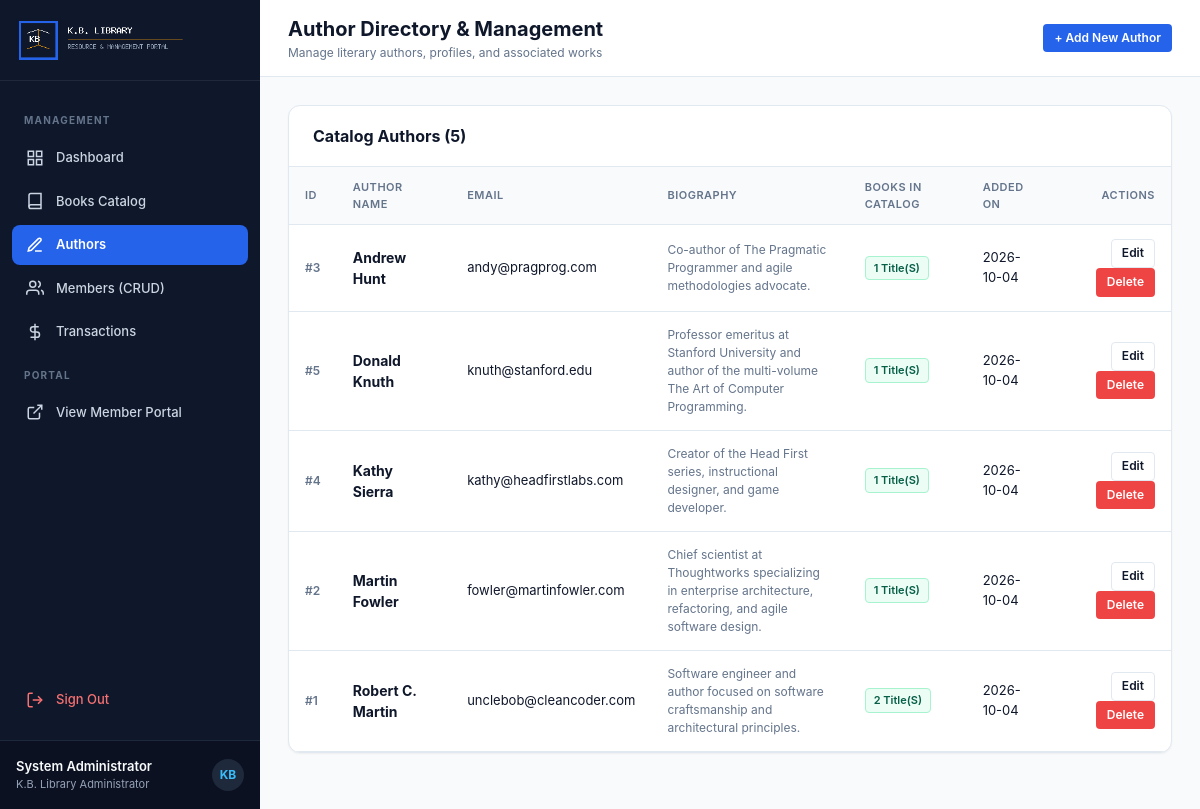
The page /admin_authors.php (signed in) on the database its author committed.
### tables this page shows
CREATE TABLE authors (
    id INT AUTO_INCREMENT PRIMARY KEY,
    name VARCHAR(150) NOT NULL,
    email VARCHAR(150) NULL,
    biography TEXT NULL,
    created_at TIMESTAMP DEFAULT CURRENT_TIMESTAMP
);

### admin_authors.php (the view, shortened to what this page needs)
<?php
require_once __DIR__ . '/db.php';
$action = $_GET['action'] ?? 'list';
$authors_stmt = $pdo->query("
    SELECT a.*, COUNT(b.id) AS book_count
    FROM authors a
    LEFT JOIN books b ON a.id = b.author_id
    GROUP BY a.id
    ORDER BY a.name ASC
");
$authors = $authors_stmt->fetchAll();
?>
<!DOCTYPE html>
<html lang="en">
<head>
    <link rel="stylesheet" href="css/style.css">
</head>
<body>
    <div class="app-layout">
        <?php include __DIR__ . '/admin_sidebar.php'; ?>
        <main class="main-content">
            <header class="topbar">
                <div class="topbar-title-section">
                    <h1>Author Directory &amp; Management</h1>
                    <p>Manage literary authors, profiles, and associated works</p>
                </div>
                <div class="topbar-actions">
                    <?php if ($action !== 'create' && $action !== 'edit'): ?>
                        <a href="admin_authors.php?action=create" class="btn btn-primary btn-sm">+ Add New Author</a>
                    <?php else: ?>
                        <a href="admin_authors.php" class="btn btn-secondary btn-sm">&larr; Back to Authors</a>
                    <?php endif; ?>
                </div>
            </header>
            <div class="content-body">
                <div class="panel-card">
                    <div class="panel-header">
                        <h2 class="panel-title">Catalog Authors (<?php echo count($authors); ?>)</h2>
                    </div>
                    <div class="table-responsive">
                        <table class="table">
                            <thead>
                                <tr>
                                    <th>ID</th>
                                    <th>Author Name</th>
                                    <th>Email</th>
                                    <th>Biography</th>
                                    <th>Books in Catalog</th>
                                    <th>Added On</th>
                                    <th style="text-align: right;">Actions</th>
                                </tr>
                            </thead>
                            <tbody>
                                <?php if (empty($authors)): ?>
                                    <tr>
                                        <td colspan="7" style="text-align: center; padding: 24px; color: var(--text-muted);">
                                            No authors currently registered.
                                        </td>
                                    </tr>
                                <?php else: ?>
                                    <?php foreach ($authors as $a): ?>
                                        <tr>
                                            <td style="color: var(--text-muted); font-size: 12px; font-weight: 600;">#<?php echo $a['id']; ?></td>
                                            <td style="font-weight: 700; color: var(--text-main); font-size: 14px;">
                                                <?php echo htmlspecialchars($a['name']); ?>
                                            </td>
                                            <td>
                                                <?php echo $a['email'] ? htmlspecialchars($a['email']) : '<span style="color: var(--text-light);">-</span>'; ?>
                                            </td>
                                            <td style="max-width: 280px; color: var(--text-muted); font-size: 12px;">
                                                <?php echo htmlspecialchars($a['biography'] ?? ''); ?>
                                            </td>
                                            <td>
                                                <span class="badge badge-active"><?php echo $a['book_count']; ?> title(s)</span>
                                            </td>
                                            <td><?php echo date('Y-m-d', strtotime($a['created_at'])); ?></td>
                                            <td style="text-align: right;">
                                                <a href="admin_authors.php?action=edit&amp;id=<?php echo $a['id']; ?>" class="btn btn-secondary btn-sm">Edit</a>
                                                <a href="admin_authors.php?action=delete&amp;id=<?php echo $a['id']; ?>" class="btn btn-danger btn-sm" onclick="return confirm('Delete this author? All associated books may also be deleted.');">Delete</a>
                                            </td>
                                        </tr>
                                    <?php endforeach; ?>
                                <?php endif; ?>
                            </tbody>
                        </table>
                    </div>
                </div>
            </div>
        </main>
    </div>
</body>
</html>

### css/style.css (style rules this page uses)
:root { --primary: #2563eb; --primary-dark: #1d4ed8; --primary-light: #eff6ff; --primary-border: #bfdbfe; --accent: #0f172a; --sidebar-bg: #0f172a; --sidebar-hover: #1e293b; --sidebar-active: #3b82f6; --sidebar-text: #cbd5e1; --bg-page: #f8fafc; --bg-card: #ffffff; --border-color: #e2e8f0; --text-main: #0f172a; --text-muted: #64748b; --text-light: #94a3b8; --success: #10b981; --success-bg: #ecfdf5; --success-border: #a7f3d0; --warning: #f59e0b; --warning-bg: #fffbeb; --warning-border: #fde68a; --danger: #ef4444; --danger-bg: #fef2f2; --danger-border: #fecaca; --rent-color: #0284c7; --sold-color: #16a34a; --radius-sm: 4px; --radius-md: 8px; --radius-lg: 12px; --shadow-sm: 0 1px 2px 0 rgba(0, 0, 0, 0.05); --shadow-md: 0 4px 6px -1px rgba(0, 0, 0, 0.08), 0 2px 4px -2px rgba(0, 0, 0, 0.06); --shadow-lg: 0 10px 15px -3px rgba(0, 0, 0, 0.1), 0 4px 6px -4px rgba(0, 0, 0, 0.08); }
*, *::before, *::after { box-sizing: border-box; margin: 0; padding: 0; }
body { font-family: -apple-system, BlinkMacSystemFont, "Segoe UI", Roboto, Helvetica, Arial, sans-serif; background-color: var(--bg-page); color: var(--text-main); line-height: 1.5; -webkit-font-smoothing: antialiased; }
a { color: var(--primary); text-decoration: none; transition: color 0.15s ease; }
.btn { display: inline-flex; align-items: center; justify-content: center; gap: 8px; font-weight: 600; font-size: 13px; padding: 9px 16px; border-radius: var(--radius-md); border: 1px solid transparent; cursor: pointer; transition: all 0.15s ease-in-out; text-decoration: none; font-family: inherit; line-height: 1.4; }
.btn-primary { background-color: var(--primary); color: #ffffff; }
.btn-secondary { background-color: #ffffff; border-color: var(--border-color); color: var(--text-main); }
.btn-danger { background-color: var(--danger); color: #ffffff; }
.btn-sm { padding: 5px 10px; font-size: 12px; border-radius: var(--radius-sm); }
.app-layout { display: flex; min-height: 100vh; }
.main-content { flex: 1; display: flex; flex-direction: column; min-width: 0; background-color: var(--bg-page); }
.topbar { background-color: #ffffff; border-bottom: 1px solid var(--border-color); padding: 14px 28px; display: flex; align-items: center; justify-content: space-between; }
.topbar-title-section h1 { font-size: 20px; font-weight: 700; color: var(--text-main); }
.topbar-title-section p { font-size: 12px; color: var(--text-muted); }
.topbar-actions { display: flex; align-items: center; gap: 14px; }
.content-body { padding: 28px; flex: 1; }
.panel-card { background: var(--bg-card); border-radius: var(--radius-lg); border: 1px solid var(--border-color); box-shadow: var(--shadow-sm); margin-bottom: 28px; overflow: hidden; }
.panel-header { padding: 18px 24px; border-bottom: 1px solid var(--border-color); display: flex; align-items: center; justify-content: space-between; flex-wrap: wrap; gap: 12px; }
.panel-title { font-size: 16px; font-weight: 700; color: var(--text-main); }
.table-responsive { width: 100%; overflow-x: auto; }
.table { width: 100%; border-collapse: collapse; text-align: left; font-size: 13px; }
.table th { background-color: #f8fafc; color: var(--text-muted); font-weight: 600; text-transform: uppercase; font-size: 11px; letter-spacing: 0.5px; padding: 12px 16px; border-bottom: 1px solid var(--border-color); }
.table td { padding: 14px 16px; border-bottom: 1px solid var(--border-color); color: var(--text-main); vertical-align: middle; }
.badge { display: inline-flex; align-items: center; gap: 4px; padding: 3px 8px; border-radius: var(--radius-sm); font-size: 11px; font-weight: 600; text-transform: capitalize; }
.badge-active { background: var(--success-bg); color: #065f46; border: 1px solid var(--success-border); }

### rows shown on the page
authors: id "3", name "Andrew Hunt", email "andy@pragprog.com", biography "Co-author of The Pragmatic Programmer and agile methodologies advocate.", book_count "1", created_at "2026-10-04"
authors: id "5", name "Donald Knuth", email "knuth@stanford.edu", biography "Professor emeritus at Stanford University and author of the multi-volume The Art of Computer Programming.", book_count "1", created_at "2026-10-04"
authors: id "4", name "Kathy Sierra", email "kathy@headfirstlabs.com", biography "Creator of the Head First series, instructional designer, and game developer.", book_count "1", created_at "2026-10-04"
authors: id "2", name "Martin Fowler", email "fowler@martinfowler.com", biography "Chief scientist at Thoughtworks specializing in enterprise architecture, refactoring, and agile software design.", book_count "1", created_at "2026-10-04"
authors: id "1", name "Robert C. Martin", email "unclebob@cleancoder.com", biography "Software engineer and author focused on software craftsmanship and architectural principles.", book_count "2", created_at "2026-10-04"

### other values the page prints
$admin_user['name'] "System Administrator"
count($authors) "5"
